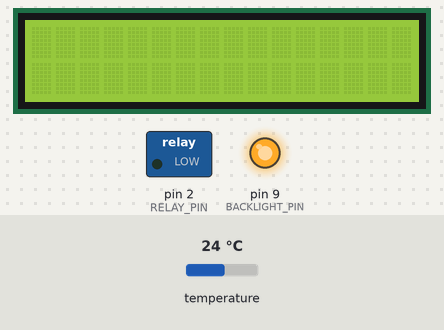
Recording of a sketch running on a simulated Arduino Uno, built with avr-gcc and run on an emulated ATmega328P. On the bench: 16×2 character LCD, switched loads named in the sketch (green lamp = pin HIGH), output pins drawn as LEDs (lit = HIGH). The inputs (shaded band) are chosen by the test bench; at power-on: temperature 24 °C. What the sketch prints to the serial monitor is not drawn.

Above: at 0.1 s.
At 16.4 s:
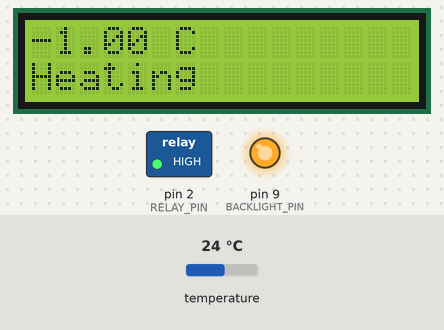
At 32.4 s:
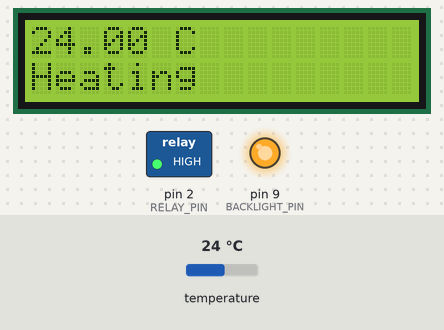
Timing chart, 0 to 33.9 s (numbered marks = the images above):
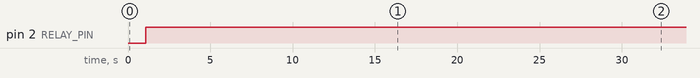

The sketch:

onsen.ino
```cpp
#include <OneWire.h>
#include <LiquidCrystal.h>

const int RELAY_PIN = 2; // relay
const int BACKLIGHT_PIN = 9; // baclight enable
const int BUTTON_PIN = 10; // rotary encoder button
const int ENCODER_DIR_A_PIN = 11; // rotary encoder dieection A
const int ENCODER_DIR_B_PIN = 12; // rotary encoder dieection B

const int SLOW_REGULATION_TEMP = 60;
const int LOW_TEMP = 64;
const int TARGET_TEMP = 66;
const int PANIC_TEMP = 67.5;

const int STATE_IDLE = 0;
const int STATE_HEATUP = 1;

const int SLOW_INTERVAL = 5;

// on pin A0 (a 4.7K resistor is necessary), won't work without
OneWire ds(A0);
LiquidCrystal lcd(3, 4, 5, 6, 7, 8);

int state = STATE_IDLE;
int interval = 10; // s

void setup(void) {
  // setup relay control, init to off
  digitalWrite(RELAY_PIN, LOW);
  pinMode(RELAY_PIN, OUTPUT);

  // enable backlight
  pinMode(BACKLIGHT_PIN, OUTPUT);
  digitalWrite(BACKLIGHT_PIN, HIGH);

  // set up the LCD's number of columns and rows:
  lcd.begin(16, 2);
  Serial.begin(9600);
}

void loop(void) {
  float celsius = readTemperature();

  lcd.clear();
  lcd.setCursor(0, 0);
  lcd.print(celsius);
  lcd.print(" C");
  lcd.setCursor(0, 1);

  if (state == STATE_IDLE) {
    if (celsius < LOW_TEMP) {
        state = STATE_HEATUP;
        interval = 15;
    }
  }

  if (state == STATE_HEATUP) {
    if (celsius < LOW_TEMP) {
      digitalWrite(RELAY_PIN, HIGH);
      lcd.print("Heating");
    } else {
      digitalWrite(RELAY_PIN, LOW);
      lcd.print("Cooling");
    }

    if (celsius > SLOW_REGULATION_TEMP)
    {
      interval = SLOW_INTERVAL;
      lcd.print(" slow");
    }
  }

  for (int i = 0; i < interval; i++) {
    delay(1000);
  }
}

float readTemperature()
{
  byte i;
  byte present = 0;
  byte type_s;
  byte data[12];
  byte addr[8];

  if (!ds.search(addr)) {
    Serial.println("No more addresses.");
    Serial.println();
    ds.reset_search();
    delay(250);
    return  -1;
  }

  Serial.print("ROM =");
  for( i = 0; i < 8; i++) {
    Serial.write(' ');
    Serial.print(addr[i], HEX);
  }

  if (OneWire::crc8(addr, 7) != addr[7]) {
    Serial.println("CRC is not valid!");
    return -2;
  }

  Serial.println();
  // the first ROM byte indicates which chip
  switch (addr[0]) {
    case 0x10:
      Serial.println(" Chip = DS18S20"); // or old DS1820
      type_s = 1;
      break;
    case 0x28:
      Serial.println(" Chip = DS18B20");
      type_s = 0;
      break;
    case 0x22:
      Serial.println(" Chip = DS1822");
      type_s = 0;
      break;
    default:
      Serial.println("Device is not a DS18x20 family device.");
      return -3;
  }

  ds.reset();
  ds.select(addr);
  ds.write(0x44, 1); // start conversion, with parasite power on at the end
  delay(1000); // maybe 750ms is enough, maybe not
  // we might do a ds.depower() here, but the reset will take care of it.
  present = ds.reset();
  ds.select(addr);
  ds.write(0xBE); // Read Scratchpad

  Serial.print(" Data = ");
  Serial.print(present, HEX);
  Serial.print(" ");
  for ( i = 0; i < 9; i++) { // we need 9 bytes
    data[i] = ds.read();
    Serial.print(data[i], HEX);
    Serial.print(" ");
  }

  Serial.print(" CRC=");
  Serial.print(OneWire::crc8(data, 8), HEX);
  Serial.println();

  // Convert the data to actual temperature
  // because the result is a 16 bit signed integer, it should
  // be stored to an "int16_t" type, which is always 16 bits
  // even when compiled on a 32 bit processor.
  int16_t raw = (data[1] << 8) | data[0];
  if (type_s) {
    raw = raw << 3; // 9 bit resolution default
    if (data[7] == 0x10) {
      // "count remain" gives full 12 bit resolution
      raw = (raw & 0xFFF0) + 12 - data[6];
    }
  } else {
    byte cfg = (data[4] & 0x60);
    // at lower res, the low bits are undefined, so let's zero them
    if (cfg == 0x00) raw = raw & ~7; // 9 bit resolution, 93.75 ms
    else if (cfg == 0x20) raw = raw & ~3; // 10 bit res, 187.5 ms
    else if (cfg == 0x40) raw = raw & ~1; // 11 bit res, 375 ms
    //// default is 12 bit resolution, 750 ms conversion time
  }

  float celsius = (float)raw / 16.0;
  return celsius;
}
```

Measured:
- by itself, pin 2 (RELAY_PIN): LOW → HIGH at 1.1 s
- what the display in image 1 shows lasts 16.0 s, from 16.4 s to 32.4 s
